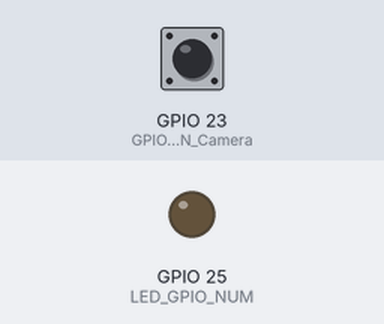
A program run on a simulated ESP32. On the bench: output pins drawn as LEDs (lit = HIGH). The inputs (shaded band) are chosen by the test bench; at power-on: GPIO 23 (GPIO_PIN_Camera) HIGH. The camera gives no picture; what the program prints to the serial monitor is not drawn.

Above: at 1.5 s.
1.6 s: GPIO 23 (GPIO_PIN_Camera) pulsed LOW 5 times (0.12 s each, 0.3 s apart)
At 6.0 s:
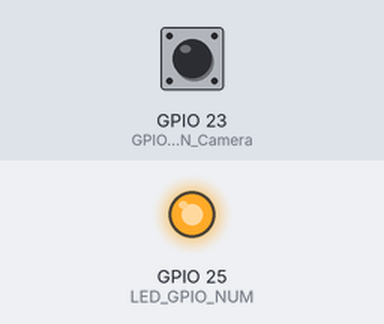
Timing chart, 0 to 11.8 s (numbered marks = the images above; inputs shaded):
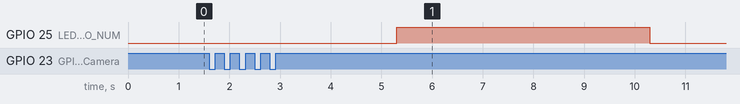

The program:

main.cpp
```cpp
#include <Arduino.h>
#include "esp_http_server.h"
#include <WiFi.h>
#include "freertos/freertos.h"
#include "freertos/task.h"
#include "freertos/queue.h"

#include "camera.h"
#include "led.h"
#include "nvs_flash.h"
#include "wakeup.h"

// 睡眠模式为外部唤醒
// 需要三个IO，一个作为唤醒IO，一个作为拍照帧同步IO，一个作为数据发送完成IO

#define GPIO_PIN_Wakeup GPIO_NUM_33   //唤醒专用IO
#define GPIO_PIN_Camera 23   //拍照帧同步IO   下降沿触发拍照
#define GPIO_PIN_Finish 24   //数据传输完成IO   未完成：0  完成：1

int camera_cmd = 0;   // 1:触发拍照
unsigned int inter_num = 0;  //触发中断次数


//帧同步IO中断服务函数
void ARDUINO_ISR_ATTR GPIO_Camera_interrupt() {
    camera_cmd = 1;
    inter_num ++;
}

//获取frame
void Task_Camera(void *pvParameters)
{
    camera_fb_t *fb;
    while(1){
        if(camera_cmd != 0){

            fb = esp_camera_fb_get();

            if(fb != NULL){

                //Serial.printf("\r\n[Task_Camera2]: get a frame! size:%d,raw data:",fb->len);
                Serial.write(fb->buf, fb->len);

                esp_camera_fb_return(fb);
                fb = NULL;
                camera_cmd = 0;
            }
        }
        delay(50); //多任务延时
    }
}

void setup()
{
    esp_err_t err;
    Serial.begin(115200); // 作为调试口

    print_wakeup_reason(); //输出唤醒原因

    pinMode(LED_GPIO_NUM, OUTPUT);
    digitalWrite(LED_GPIO_NUM, 0);

    err = Camera_Init();
    if (err != ESP_OK){
        Serial.printf("Camera init failed with error 0x%x\r\n", err);
    }

    pinMode(GPIO_PIN_Camera, INPUT_PULLUP);

    attachInterrupt(GPIO_PIN_Camera, GPIO_Camera_interrupt, FALLING);   //下降沿 触发中断 后拍照

    xTaskCreate(Task_Camera, "Camera_controler", 1024, NULL, 1, NULL);

    Serial.printf("setup finish!\r\n");
    digitalWrite(LED_GPIO_NUM, 1);
}

void loop()
{
    led_Blink();

    camera_cmd = 1;

    delay(5000); //多任务延时

    while(camera_cmd == 1){}


}
```

camera.h
```cpp
#ifndef __CAMERA_H_
#define __CAMERA_H_


#define RESET_GPIO_NUM   5
#define XCLK_GPIO_NUM    15
#define SIOD_GPIO_NUM    22
#define SIOC_GPIO_NUM    23

#define D0_GPIO_NUM      2
#define D1_GPIO_NUM      14
#define D2_GPIO_NUM      35
#define D3_GPIO_NUM      12
#define D4_GPIO_NUM      27
#define D5_GPIO_NUM      33
#define D6_GPIO_NUM      34
#define D7_GPIO_NUM      39
#define VSYNC_GPIO_NUM   18
#define HREF_GPIO_NUM    36
#define PCLK_GPIO_NUM    26


#include <Arduino.h>
#include "esp_camera.h"
#include "fb_gfx.h"


esp_err_t Camera_Init();


#endif
```

led.h
```cpp
#ifndef __LED_H_
#define __LED_H_


#define LED_GPIO_NUM 25

#include <Arduino.h>


void led_Init();
void led_Blink();
void led_setValue(uint8_t val);


#endif
```

wakeup.h
```cpp
#ifndef __WAKEUP_H_
#define __WAKEUP_H_


#include <Arduino.h>
#include "freertos/freertos.h"
#include "freertos/task.h"
#include "stdio.h"


#define GPIO_PIN_Wakeup GPIO_NUM_33   //唤醒专用IO


esp_sleep_wakeup_cause_t print_wakeup_reason();
void sleep_Start();


#endif
```

camera.cpp
```cpp
#include "camera.h"
#include <Arduino.h>
#include "esp_camera.h"
#include "fb_gfx.h"

//初始化相机
esp_err_t Camera_Init()
{
    esp_err_t err;
    camera_config_t config;

    config.pin_d0 = D0_GPIO_NUM;
    config.pin_d1 = D1_GPIO_NUM;
    config.pin_d2 = D2_GPIO_NUM;
    config.pin_d3 = D3_GPIO_NUM;
    config.pin_d4 = D4_GPIO_NUM;
    config.pin_d5 = D5_GPIO_NUM;
    config.pin_d6 = D6_GPIO_NUM;
    config.pin_d7 = D7_GPIO_NUM;
    config.pin_xclk = XCLK_GPIO_NUM;
    config.pin_pclk = PCLK_GPIO_NUM;
    config.pin_vsync = VSYNC_GPIO_NUM;
    config.pin_href = HREF_GPIO_NUM;
    config.pin_sccb_sda = SIOD_GPIO_NUM;
    config.pin_sccb_scl = SIOC_GPIO_NUM;
    config.pin_pwdn = -1;
    config.pin_reset = RESET_GPIO_NUM;

    config.xclk_freq_hz = 20000000;
    config.ledc_timer = LEDC_TIMER_0;
    config.ledc_channel = LEDC_CHANNEL_0;

    config.frame_size = FRAMESIZE_SVGA;
    config.pixel_format = PIXFORMAT_JPEG;
    config.grab_mode = CAMERA_GRAB_WHEN_EMPTY;
    config.fb_location = CAMERA_FB_IN_PSRAM;
    config.jpeg_quality = 10;
    config.fb_count = 1;

    err = esp_camera_init(&config);
    if (err != ESP_OK)
    {
        return err;
    }

    //从相机中获取相机参数对应的指针
    sensor_t *s = esp_camera_sensor_get();
    //修改相机参数寄存器中的值
    s->set_vflip(s, 1);


    return err;
}
```

led.cpp
```cpp
#include "led.h"

void led_Init()
{
    pinMode(LED_GPIO_NUM, OUTPUT);
    digitalWrite(LED_GPIO_NUM, LOW);
}

void led_Blink()
{
    if(digitalRead(LED_GPIO_NUM) == HIGH){
        digitalWrite(LED_GPIO_NUM, LOW);
    }else{
        digitalWrite(LED_GPIO_NUM, HIGH);
    }
}

void led_setValue(uint8_t val)
{
    digitalWrite(LED_GPIO_NUM, val);
}
```

wakeup.cpp
```cpp
#include <Arduino.h>
#include "freertos/freertos.h"
#include "freertos/task.h"
#include "freertos/queue.h"
#include "soc/soc_caps.h"
#include "driver/uart.h"
#include "wakeup.h"


esp_sleep_wakeup_cause_t print_wakeup_reason()
{
    esp_sleep_wakeup_cause_t wakeup_reason;

    wakeup_reason = esp_sleep_get_wakeup_cause();
    switch (wakeup_reason)
    {
    case ESP_SLEEP_WAKEUP_EXT0:
        Serial.println("Wakeup caused by external signal using RTC_IO");
        break;
    case ESP_SLEEP_WAKEUP_EXT1:
        Serial.println("Wakeup caused by external signal using RTC_CNTL");
        break;
    case ESP_SLEEP_WAKEUP_TIMER:
        Serial.println("Wakeup caused by timer");
        break;
    case ESP_SLEEP_WAKEUP_TOUCHPAD:
        Serial.println("Wakeup caused by touchpad");
        break;
    case ESP_SLEEP_WAKEUP_ULP:
        Serial.println("Wakeup caused by ULP program");
        break;
    default:
        Serial.printf("Wakeup was not caused by deep sleep: %d\n", wakeup_reason);
        break;
    }
    return wakeup_reason;
}

// 执行即进入休眠模式
void sleep_Start()
{
    esp_sleep_enable_ext0_wakeup(GPIO_PIN_Wakeup, 1); // 1 = High, 0 = Low
    Serial.println("Going to sleep now");
    esp_deep_sleep_start();
}
```
